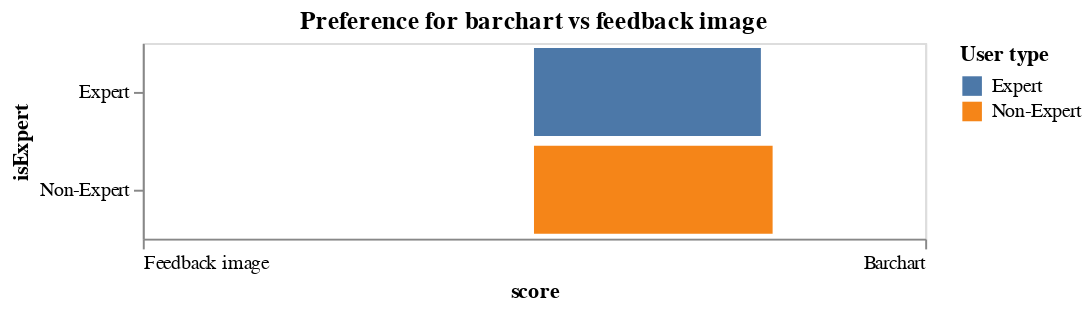

Here is the notebook cell this chart was saved with:
### Code cell
#Shows preference for barchart vs feedback image

q8 = df[["isExpert", "Q8"]].groupby("isExpert").mean().reset_index().rename(columns={"Q8": "score"})


alt.Chart(q8).mark_bar().encode(
    x=alt.X('score:Q',
            scale=alt.Scale(domain=[-10, 10]),
            axis=alt.Axis(values=[-10, 10],
                          labelExpr="datum.value === -10 ? 'Feedback image' : 'Barchart'")
           ),
    y=alt.Y('isExpert:N', sort=alt.EncodingSortField(field="isExpert", order="ascending")),
    color= alt.Color('isExpert:N', title='User type'),
).properties(
    width=400,
    height=100,
    title="Preference for barchart vs feedback image"
)

### Figure 1 — Vega-Lite specification as saved in the notebook (floating-point values rounded to 4 significant figures)
{"config": {"view": {"continuousWidth": 300, "continuousHeight": 300}}, "data": {"name": "data-f8117ed54f3ab411946598291266f201"}, "mark": {"type": "bar"}, "encoding": {"color": {"field": "isExpert", "title": "User type", "type": "nominal"}, "x": {"axis": {"labelExpr": "datum.value === -10 ? 'Feedback image' : 'Barchart'", "values": [-10, 10]}, "field": "score", "scale": {"domain": [-10, 10]}, "type": "quantitative"}, "y": {"field": "isExpert", "sort": {"field": "isExpert", "order": "ascending"}, "type": "nominal"}}, "height": 100, "title": "Preference for barchart vs feedback image", "width": 400, "$schema": "https://vega.github.io/schema/vega-lite/v5.8.0.json", "datasets": {"data-f8117ed54f3ab411946598291266f201": [{"isExpert": "Expert", "score": 5.8}, {"isExpert": "Non-Expert", "score": 6.1}]}}
